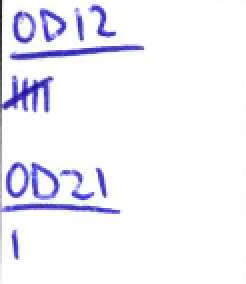
#> input picture img11.png, 123 x 142 px (shown 2 times larger)
$ python char_remov.py   (older library calls are emulated)
#> lines starting #> are read from the running program, lines starting #| are printed output that depends on the picture; after the words box and inside, x2 and y2 are one past the last pixel; in counts of white or black regions, pixels touching at a corner belong together
import cv2
import numpy as np
import os


def compute_gradient(image):
    grad_x = cv2.Sobel(image, cv2.CV_32F, 1, 0, ksize=-1)
    grad_y = cv2.Sobel(image, cv2.CV_32F, 0, 1, ksize=-1)
    mag = cv2.magnitude(grad_x, grad_y)
    mag = cv2.normalize(mag, None, 0, 255, cv2.NORM_MINMAX)
    return mag


def find_and_draw_bounding_boxes(img, binary_img):
    contours, _ = cv2.findContours(
        binary_img, cv2.RETR_EXTERNAL, cv2.CHAIN_APPROX_SIMPLE)

    # Collecting bounding boxes for all contours
    boxes = [cv2.boundingRect(contour) for contour in contours]

    # Sort boxes by their y-coordinate, then by their x-coordinate
    boxes.sort(key=lambda x: (x[1], x[0]))

    merged_boxes = merge_boxes_based_on_proximity(
        boxes, proximity_threshold=5)

    for box in merged_boxes:
        w, x, y, h = box

        print("x" + str(x))
        print("w" + str(w))
        cv2.rectangle(img, (x, y), (x + w, y + h), (0, 255, 0), 2)
    return img


def merge_boxes_based_on_proximity(boxes, proximity_threshold):
    merged_boxes = []
    current_merge = list(boxes[0]) if boxes else None

    for box in boxes[1:]:
        if current_merge:
            # Check if the current box is close enough to the merge
            if box[0] - (current_merge[0] + current_merge[2]) <= proximity_threshold:
                # Update the current merge to include  box
                new_width = box[0] + box[2] - current_merge[0]
                current_merge[2] = new_width  # Update width
                # Update height if necessary
                current_merge[3] = max(current_merge[3], box[3])
            else:
                # If not close, add the current merge to merged_boxes and start a new merge
                merged_boxes.append(tuple(current_merge))
                current_merge = list(box)
        else:
            current_merge = list(box)

    # Add the last merge if it exists
    if current_merge:
        merged_boxes.append(tuple(current_merge))

    return merged_boxes


def morphological_operations(binary_img):

    kernel = cv2.getStructuringElement(cv2.MORPH_RECT, (3, int(4)))
    dilated = cv2.dilate(binary_img, kernel, iterations=1)

    # vertical_kernel = cv2.getStructuringElement(cv2.MORPH_RECT, (1, 2))
    # eroded = cv2.erode(dilated, vertical_kernel, iterations=1)

    return dilated


# [8 lines of commented-out code are left out]


img = cv2.imread('img11.png')
#> img is the input picture: shape (142, 123, 3); mean B, G, R 248.9, 240.9, 241.4
gray = cv2.cvtColor(img, cv2.COLOR_BGR2GRAY)
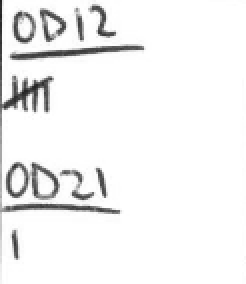
#> gray: shape (142, 123) (shown 2 times larger); min 33, max 255, mean 242


gray_blurred = cv2.GaussianBlur(gray, (5, 5), 0)
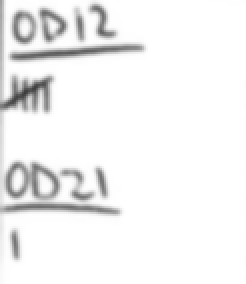
#> gray_blurred: shape (142, 123) (shown 2 times larger); min 60, max 255, mean 242.2

test = compute_gradient(gray_blurred)
#> in compute_gradient, `grad_x = cv2.Sobel(image, cv2.CV_32F, 1, 0, ksize=-1)`:
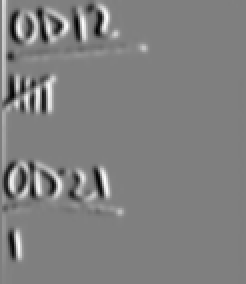
#> grad_x: shape (142, 123) float32 (shown 2 times larger); min -1683, max 1671, mean 10.6; drawn with min black and max white
#> in compute_gradient, `grad_y = cv2.Sobel(image, cv2.CV_32F, 0, 1, ksize=-1)`:
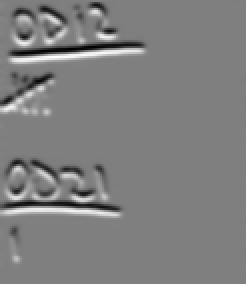
#> grad_y: shape (142, 123) float32 (shown 2 times larger); min -1837, max 1847, mean 0.6; drawn with min black and max white
#> in compute_gradient, `mag = cv2.magnitude(grad_x, grad_y)`:
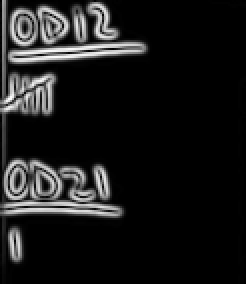
#> mag: shape (142, 123) float32 (shown 2 times larger); min 0, max 1865.3, mean 191.6; drawn with min black and max white

_, binary_img = cv2.threshold(gray_blurred, 177, 255, cv2.THRESH_BINARY_INV)
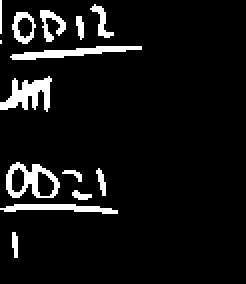
#> binary_img: shape (142, 123) (shown 2 times larger); 7.3% white; 14 white regions (2 under 20 px), largest, box (x1, y1, x2, y2) and area: (0, 38, 26, 56) 246, (3, 81, 30, 99) 222, (5, 23, 71, 30) 211

morphed_img = morphological_operations(binary_img)
#> in morphological_operations, `dilated = cv2.dilate(binary_img, kernel, iterations=1)`:
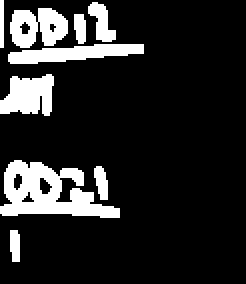
#> dilated: shape (142, 123) (shown 2 times larger); 15.1% white; 9 white regions

# [6 lines of commented-out code are left out]
img_with_boxes_before = img.copy()
find_and_draw_bounding_boxes(img_with_boxes_before, binary_img)
#> in find_and_draw_bounding_boxes, `contours, _ = cv2.findContours( binary_img, cv2.RETR_EXTERNAL, cv2.CHA..`: contours = 14 contours, 5 with area under 20; largest, box (x1, y1, x2, y2) and area: (3, 81, 30, 99) 316, (0, 38, 26, 56) 190, (5, 23, 71, 30) 144, (6, 6, 18, 22) 124, (0, 102, 59, 107) 110
#> in find_and_draw_bounding_boxes, `boxes = [cv2.boundingRect(contour) for contour in contours]`: boxes = [(6, 116, 3, 13), (0, 102, 59, 5), (36, 95, 10, 5), (31, 85, 10, 6), (48, 84, 5, 14), (3, 81, 27, 18), (0, 38, 26, 18), (5, 23, 66, 7), (0, 20, 1, 2), (38, 8, 4, 12), (6, 6, 12, 16), (20, 5, 13, 16), (45, 2, 12, 17), (0, 0, 1, 17)]
#> in merge_boxes_based_on_proximity, `current_merge = list(boxes[0]) if boxes else None`: current_merge = [0, 0, 1, 17]
#> the loop in merge_boxes_based_on_proximity, `for box in boxes[1:]:` made 13 passes
#> (box, new_width) on passes 2, 3, 5, 6, 7, 8, 10, 11, 12, 13: ((20, 5, 13, 16), -12), ((6, 6, 12, 16), -27), ((0, 20, 1, 2), -37), ((5, 23, 66, 7), 33), ((0, 38, 26, 18), -12), ((3, 81, 27, 18), -8), ((31, 85, 10, 6), -7), ((36, 95, 10, 5), -2), ((0, 102, 59, 5), 11), ((6, 116, 3, 13), -39)
#> after the loop in merge_boxes_based_on_proximity, `for box in boxes[1:]:`: merged_boxes = [(0, 0, 1, 17), (45, 2, -27, 17), (38, 8, -8, 18)]; new_width = -39
#> in find_and_draw_bounding_boxes, `merged_boxes = merge_boxes_based_on_proximity( boxes, proximity_thresh..`: merged_boxes = [(0, 0, 1, 17), (45, 2, -27, 17), (38, 8, -8, 18), (48, 84, -39, 14)]
#> the loop in find_and_draw_bounding_boxes, `for box in merged_boxes:` made 4 passes
#| x0
#| w0
#| x2
#| w45
#| x8
#| w38
#| x84
#| w48
img_with_boxes_after = img.copy()
find_and_draw_bounding_boxes(img_with_boxes_after, morphed_img)
#> in find_and_draw_bounding_boxes (call 2), `contours, _ = cv2.findContours( binary_img, cv2.RETR_EXTERNAL, cv2.CHA..`: contours = 9 contours; largest, box (x1, y1, x2, y2) and area: (0, 80, 60, 109) 918, (5, 4, 34, 24) 381, (0, 37, 27, 58) 366, (4, 22, 72, 32) 358, (44, 1, 58, 21) 124
#> the loop in merge_boxes_based_on_proximity (call 2), `for box in boxes[1:]:` made 8 passes
#> (box, new_width) on passes 2 to 8: ((5, 4, 29, 20), -10), ((37, 7, 6, 15), -1), ((4, 22, 68, 10), 28), ((0, 37, 27, 21), -17), ((0, 80, 60, 29), 16), ((47, 83, 7, 17), 10), ((5, 115, 5, 16), -34)
#> current_merge on pass 1: [44, 1, 14, 20]
#> the loop in find_and_draw_bounding_boxes (call 2), `for box in merged_boxes:` made 2 passes
#> (w, x, y, h) on passes 1 to 2: (0, 0, 2, 24), (44, 1, -34, 29)
#| x0
#| w0
#| x1
#| w44


cv2.imshow('Original Image', img)
cv2.imshow('Thresholded Image', binary_img)
cv2.imshow('REmove', morphed_img)
# cv2.imshow('Words Bounded', img_with_boxes)
cv2.imshow('Bounding Boxes Before Merging', img_with_boxes_before)
cv2.imshow('Bounding Boxes After Merging', img_with_boxes_after)

cv2.waitKey(0)
cv2.destroyAllWindows()

$ run again, with img10.png copied over img11.png
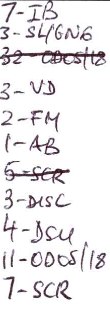
#> input picture img10.png, 110 x 312 px
#> img is the input picture: shape (312, 110, 3); mean B, G, R 235.2, 233.3, 235.5
#> `_, binary_img = cv2.threshold(gray_blurred, 177, 255, cv2.THRESH_BINAR..`:
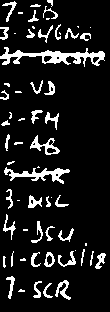
#> binary_img: shape (312, 110); 11.2% white; 62 white regions (20 under 20 px), largest, box (x1, y1, x2, y2) and area: (0, 47, 105, 67) 802, (4, 167, 70, 184) 420, (30, 135, 60, 155) 200
#> in morphological_operations, `dilated = cv2.dilate(binary_img, kernel, iterations=1)`:
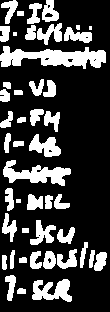
#> dilated: shape (312, 110); 25.1% white; 46 white regions (3 under 20 px)
#> contours = 62 contours, 31 with area under 20; largest, box (x1, y1, x2, y2) and area: (0, 47, 105, 67) 699, (4, 167, 70, 184) 324, (30, 135, 60, 155) 205, (44, 252, 55, 267) 98, (55, 280, 71, 300) 88
#> boxes = 62 items, first 6: (18, 289, 7, 3), (43, 283, 10, 15), (33, 281, 9, 17), (55, 280, 16, 20), (6, 276, 9, 23), (20, 258, 6, 3)
#> in merge_boxes_based_on_proximity, `current_merge = list(boxes[0]) if boxes else None`: current_merge = [47, 0, 6, 7]
#> the loop in merge_boxes_based_on_proximity, `for box in boxes[1:]:` made 61 passes
#> (box, new_width) on passes 1, 3, 4, 5, 7, 8, 9, 11: ((2, 1, 15, 21), -30), ((43, 6, 15, 13), 28), ((28, 10, 11, 12), 9), ((18, 12, 5, 2), -7), ((55, 24, 6, 16), 15), ((38, 25, 15, 18), 7), ((32, 26, 3, 3), -11), ((0, 27, 9, 13), -68)
#> after the loop in merge_boxes_based_on_proximity, `for box in boxes[1:]:`: merged_boxes = 20 items, first 6: (47, 0, -30, 21), (30, 4, -7, 13), (46, 18, -11, 18), (77, 26, -68, 13), (90, 27, -55, 11), (59, 32, -43, 3); new_width = -30
#> in find_and_draw_bounding_boxes, `merged_boxes = merge_boxes_based_on_proximity( boxes, proximity_thresh..`: merged_boxes = 21 items, first 6: (47, 0, -30, 21), (30, 4, -7, 13), (46, 18, -11, 18), (77, 26, -68, 13), (90, 27, -55, 11), (59, 32, -43, 3)
#> the loop in find_and_draw_bounding_boxes, `for box in merged_boxes:` made 21 passes
#> (printed output is left out)
#> contours = 46 contours, 4 with area under 20; largest, box (x1, y1, x2, y2) and area: (0, 46, 106, 69) 1290, (3, 160, 71, 186) 754, (32, 279, 72, 302) 494, (29, 134, 61, 157) 372, (30, 220, 56, 245) 261
#> the loop in merge_boxes_based_on_proximity (call 2), `for box in boxes[1:]:` made 45 passes
#> (box, new_width) on passes 2, 3, 5, 7, 9, 10, 11, 12: ((27, 3, 15, 21), 0), ((17, 11, 7, 5), -18), ((25, 25, 11, 15), -1), ((0, 26, 10, 16), -66), ((64, 27, 28, 16), 3), ((13, 32, 4, 4), -72), ((0, 46, 106, 23), 17), ((29, 79, 15, 17), -45)
#> the loop in find_and_draw_bounding_boxes (call 2), `for box in merged_boxes:` made 16 passes
#> (w, x, y, h) on passes 1 to 8: (1, 0, 17, 24), (42, 0, -18, 22), (37, 23, -1, 22), (76, 25, -66, 16), (89, 26, -66, 23), (30, 109, -17, 17), (44, 111, -33, 21), (29, 134, -15, 26)
#> (printed output is left out)

$ run again, with img12.png copied over img11.png
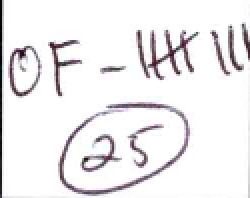
#> input picture img12.png, 125 x 99 px (shown 2 times larger)
#> img is the input picture: shape (99, 125, 3); mean B, G, R 237, 235.3, 237.4
#> `_, binary_img = cv2.threshold(gray_blurred, 177, 255, cv2.THRESH_BINAR..`:
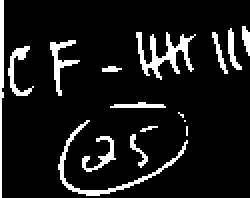
#> binary_img: shape (99, 125) (shown 2 times larger); 10.1% white in thin lines or dots
#> dilated: shape (99, 125); 23.2% white; 10 white regions
#> contours = 16 contours, 5 with area under 20; largest, box (x1, y1, x2, y2) and area: (68, 16, 98, 40) 168, (29, 60, 94, 98) 130, (25, 20, 40, 48) 80, (4, 23, 17, 48) 68, (41, 68, 58, 86) 54
#> boxes = 16 items, first 6: (41, 68, 17, 18), (65, 67, 9, 17), (93, 63, 1, 5), (70, 63, 9, 3), (92, 60, 1, 1), (29, 60, 65, 38)
#> in merge_boxes_based_on_proximity, `current_merge = list(boxes[0]) if boxes else None`: current_merge = [0, 0, 2, 99]
#> the loop in merge_boxes_based_on_proximity, `for box in boxes[1:]:` made 15 passes
#> (box, new_width) on passes 2, 3, 5, 6, 8, 10, 11, 12: ((114, 14, 7, 21), 0), ((68, 16, 30, 24), -23), ((25, 20, 15, 28), -66), ((4, 23, 13, 25), -89), ((55, 51, 28, 3), 32), ((29, 60, 65, 38), 5), ((92, 60, 1, 1), 4), ((70, 63, 9, 3), -10)
#> after the loop in merge_boxes_based_on_proximity, `for box in boxes[1:]:`: merged_boxes = [(0, 0, 2, 99), (121, 13, -23, 24), (106, 16, -89, 28), (51, 33, 32, 3), (89, 56, -10, 38)]; new_width = -35
#> in find_and_draw_bounding_boxes, `merged_boxes = merge_boxes_based_on_proximity( boxes, proximity_thresh..`: merged_boxes = [(0, 0, 2, 99), (121, 13, -23, 24), (106, 16, -89, 28), (51, 33, 32, 3), (89, 56, -10, 38), (93, 63, -35, 18)]
#> the loop in find_and_draw_bounding_boxes, `for box in merged_boxes:` made 6 passes
#> (printed output is left out)
#> contours = 10 contours; largest, box (x1, y1, x2, y2) and area: (28, 55, 95, 99) 520, (67, 15, 99, 42) 456, (0, 0, 18, 99) 347, (24, 19, 41, 50) 216, (105, 13, 122, 39) 208
#> boxes = [(40, 67, 19, 21), (64, 62, 16, 24), (28, 55, 67, 44), (54, 50, 30, 6), (50, 32, 12, 6), (24, 19, 17, 31), (67, 15, 32, 27), (105, 13, 17, 26), (120, 12, 5, 18), (0, 0, 18, 99)]
#> the loop in merge_boxes_based_on_proximity (call 2), `for box in boxes[1:]:` made 9 passes
#> (box, new_width) on passes 2, 3, 4, 6, 7, 8, 9: ((105, 13, 17, 26), 2), ((67, 15, 32, 27), -21), ((24, 19, 17, 31), -79), ((54, 50, 30, 6), 34), ((28, 55, 67, 44), 45), ((64, 62, 16, 24), 30), ((40, 67, 19, 21), 9)
#> in find_and_draw_bounding_boxes (call 2), `merged_boxes = merge_boxes_based_on_proximity( boxes, proximity_thresh..`: merged_boxes = [(0, 0, 18, 99), (120, 12, -79, 31), (50, 32, 9, 44)]
#> the loop in find_and_draw_bounding_boxes (call 2), `for box in merged_boxes:` made 3 passes
#> (printed output is left out)
#> after the loop in find_and_draw_bounding_boxes (call 2), `for box in merged_boxes:`:
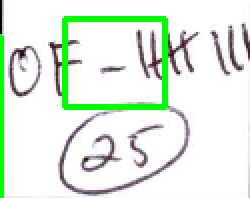
#> img: shape (99, 125, 3) (shown 2 times larger); mean B, G, R 225, 238.4, 225.5
